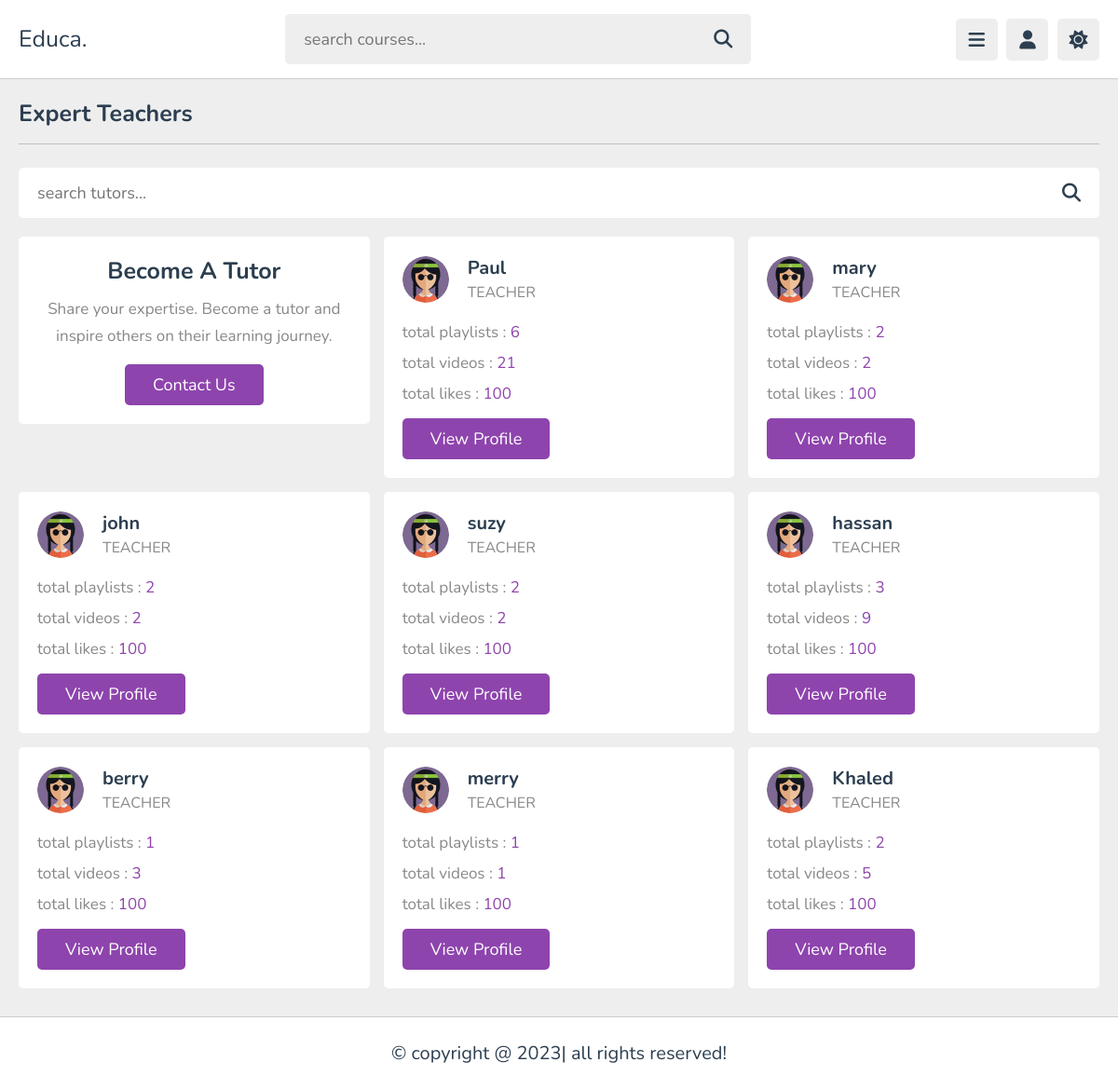
Screenshot of /teachers/ with the database file from the repository.
### appname/models.py (models this page shows, shortened)
class Topic(models.Model):
    name = models.CharField(max_length=100)
    catagory = models.ForeignKey(Catagory, on_delete=models.CASCADE)
    teacher = models.ForeignKey(Teacher, on_delete=models.CASCADE)

class TeacherProfile(models.Model):
    user = models.OneToOneField(CustomUser, on_delete=models.CASCADE)
    def number_topics(self):
        x=0
        x=Topic.objects.filter(teacher=self.user).count()
        return x
    def number_lessons(self):
        x = 0
        for topics in Topic.objects.filter(teacher=self.user)  :
            x+=Lesson.objects.filter(topic=topics).count()
        return x

### register/models.py (models this page shows)
class CustomUser(AbstractUser):
    class Role(models.TextChoices):
        STUDENT = "STUDENT", "Student"
        TEACHER = "TEACHER", "Teacher"
    role = models.CharField(max_length=50, choices=Role.choices)

### appname/views.py (the view)
# urls.py: path('teachers/', views.teachers, name='teachers'),
def teachers(request):
    teacher_profiles = TeacherProfile.objects.all()  # Retrieve all teacher profiles
    teacher_data = []
    for teacher_profile in teacher_profiles:
        teacher = teacher_profile.user # Get the associated Teacher instance
        topics = Topic.objects.filter(teacher=teacher)
        topic = topics.first()
        teacher_data.append({
            'teacher_user': teacher_profile.user.username,
            'teacher_role': teacher_profile.user.role,
            'teacher_topics': teacher_profile.number_topics,
            'teacher_lessons': teacher_profile.number_lessons,
            'topic_name': topic
            })
    context = {
        'teacher_data': teacher_data
    }
    template_name = 'teachers'
    return render(request, template_paths[template_name], context)

### appname/templates/teachers.html (shortened to what this page needs)
{% load static %}
<!DOCTYPE html>
<html lang="en">
<head>
   <link rel="stylesheet" href="https://cdnjs.cloudflare.com/ajax/libs/font-awesome/6.1.2/css/all.min.css">
   <link rel="stylesheet" href="{% static 'css/style.css' %}">
</head>
<body>
   <header class="header">
      <section class="flex">
         <a href="{% url 'home' %}" class="logo">Educa.</a>
         <form action="" method="post" class="search-form">
            <input type="text" name="search_box" required placeholder="search courses..." maxlength="100">
            <button type="submit" class="fas fa-search"></button>
         </form>
         <div class="icons">
            <div id="menu-btn" class="fas fa-bars"></div>
            <div id="user-btn" class="fas fa-user"></div>
            <div id="toggle-btn" class="fas fa-sun"></div>
         </div>
      </section>
   </header>
   <section class="teachers">
      <h1 class="heading">expert teachers</h1>
      <form action="" method="post" class="search-tutor">
         <input type="text" name="search_box" placeholder="search tutors..." required maxlength="100">
         <button type="submit" class="fas fa-search" name="search_tutor"></button>
      </form>
      <div class="box-container">
         <div class="box offer">
            <h3>become a tutor</h3>
            <p>Share your expertise. Become a tutor and inspire others on their learning journey.</p>
            <a href="{% url 'contact' %}" class="inline-btn">contact us </a>
         </div>
         {% for data in teacher_data %}
         <div class="box">
            <div class="tutor">
               <img src="{% static 'images/pic-2.jpg' %}" alt="">
               <div>
                  <h3>{{ data.teacher_user }}</h3>
                  <span>{{ data.teacher_role }}</span>
               </div>
            </div>
            <p>total playlists : <span>{{ data.teacher_topics }}</span></p>
            <p>total videos : <span>{{ data.teacher_lessons}}</span></p>
            <p>total likes : <span>100</span></p>
            <a href="{% url 'name_teacher' data.teacher_user %}" class="inline-btn">view profile</a>
         </div>
         {% endfor %}
      </div>
   </section>
   <footer class="footer">
      &copy; copyright @ 2023| all rights reserved!
   </footer>
</body>
</html>

### static/css/style.css (style rules this page uses)
:root { --main-color:#8e44ad; --red:#e74c3c; --orange:#f39c12; --light-color:#888; --light-bg:#eee; --black:#2c3e50; --white:#fff; --border:.1rem solid rgba(0,0,0,.2); }
* { font-family: 'Nunito', sans-serif; margin:0; padding:0; box-sizing: border-box; outline: none; border:none; text-decoration: none; }
html { font-size: 62.5%; overflow-x: hidden; }
body { background-color: var(--light-bg); padding-left: 30rem; }
section { padding:2rem; margin: 0 auto; max-width: 1200px; }
.heading { font-size: 2.5rem; color:var(--black); margin-bottom: 2.5rem; border-bottom: var(--border); padding-bottom: 1.5rem; text-transform: capitalize; }
.inline-btn, .inline-option-btn, .inline-delete-btn, .btn, .delete-btn, .option-btn { border-radius: .5rem; color:#fff; font-size: 1.8rem; cursor: pointer; text-transform: capitalize; padding:1rem 3rem; text-align: center; margin-top: 1rem; }
.inline-btn, .inline-option-btn, .inline-delete-btn { display: inline-block; }
.btn, .inline-btn { background-color: var(--main-color); }
.header { position: sticky; top:0; left:0; right: 0; background-color: var(--white); z-index: 1000; border-bottom: var(--border); }
.header .flex { display: flex; align-items: center; justify-content: space-between; position: relative; padding: 1.5rem 2rem; }
.header .flex .logo { font-size: 2.5rem; color: var(--black); }
.header .flex .search-form { width: 50rem; border-radius: .5rem; background-color: var(--light-bg); padding:1.5rem 2rem; display: flex; gap:2rem; }
.header .flex .search-form input { width: 100%; font-size: 1.8rem; color:var(--black); background:none; }
.header .flex .search-form button { background:none; font-size: 2rem; cursor: pointer; color:var(--black); }
.header .flex .icons div { font-size: 2rem; color:var(--black); background-color: var(--light-bg); border-radius: .5rem; height: 4.5rem; width: 4.5rem; line-height: 4.5rem; cursor: pointer; text-align: center; margin-left: .7rem; }
.teachers .search-tutor { margin-bottom: 2rem; border-radius: .5rem; background-color: var(--white); padding: 1.5rem 2rem; display: flex; align-items: center; gap: 1.5rem; }
.teachers .search-tutor input { width: 100%; background: none; font-size: 1.8rem; color: var(--black); }
.teachers .search-tutor button { font-size: 2rem; color: var(--black); cursor: pointer; background:none; }
.teachers .box-container { display: grid; grid-template-columns: repeat(auto-fit, minmax(30rem, 1fr)); gap:1.5rem; justify-content: center; align-items: flex-start; }
.teachers .box-container .box { background-color: var(--white); border-radius: .5rem; padding: 2rem; }
.teachers .box-container .offer { text-align: center; }
.teachers .box-container .offer h3 { font-size: 2.5rem; color: var(--black); text-transform: capitalize; padding-bottom: .5rem; }
.teachers .box-container .offer p { line-height: 1.7; padding: .5rem 0; color: var(--light-color); font-size: 1.7rem; }
.teachers .box-container .box .tutor { display: flex; align-items: center; gap:2rem; margin-bottom: 1.5rem; }
.teachers .box-container .box .tutor img { height: 5rem; width: 5rem; border-radius: 50%; }
.teachers .box-container .box .tutor h3 { font-size: 2rem; color: var(--black); margin-bottom: .2rem; }
.teachers .box-container .box .tutor span { font-size: 1.6rem; color: var(--light-color); }
.teachers .box-container .box p { padding: .5rem 0; font-size: 1.7rem; color: var(--light-color); }
.teachers .box-container .box p span { color: var(--main-color); }
.footer { background-color: var(--white); border-top: var(--border); position: sticky; bottom: 0; left: 0; right: 0; text-align: center; font-size: 2rem; padding:2.5rem 2rem; color:var(--black); margin-top: 1rem; z-index: 1000; }
@media (max-width:1200px) { body { padding-left: 0; } }

### rows the page displays
Topic: teacher_user "Paul", teacher_role "TEACHER", teacher_topics "6", teacher_lessons "21"
Topic: teacher_user "mary", teacher_role "TEACHER", teacher_topics "2", teacher_lessons "2"
Topic: teacher_user "john", teacher_role "TEACHER", teacher_topics "2", teacher_lessons "2"
Topic: teacher_user "suzy", teacher_role "TEACHER", teacher_topics "2", teacher_lessons "2"
Topic: teacher_user "hassan", teacher_role "TEACHER", teacher_topics "3", teacher_lessons "9"
Topic: teacher_user "berry", teacher_role "TEACHER", teacher_topics "1", teacher_lessons "3"
Topic: teacher_user "merry", teacher_role "TEACHER", teacher_topics "1", teacher_lessons "1"
Topic: teacher_user "Khaled", teacher_role "TEACHER", teacher_topics "2", teacher_lessons "5"
